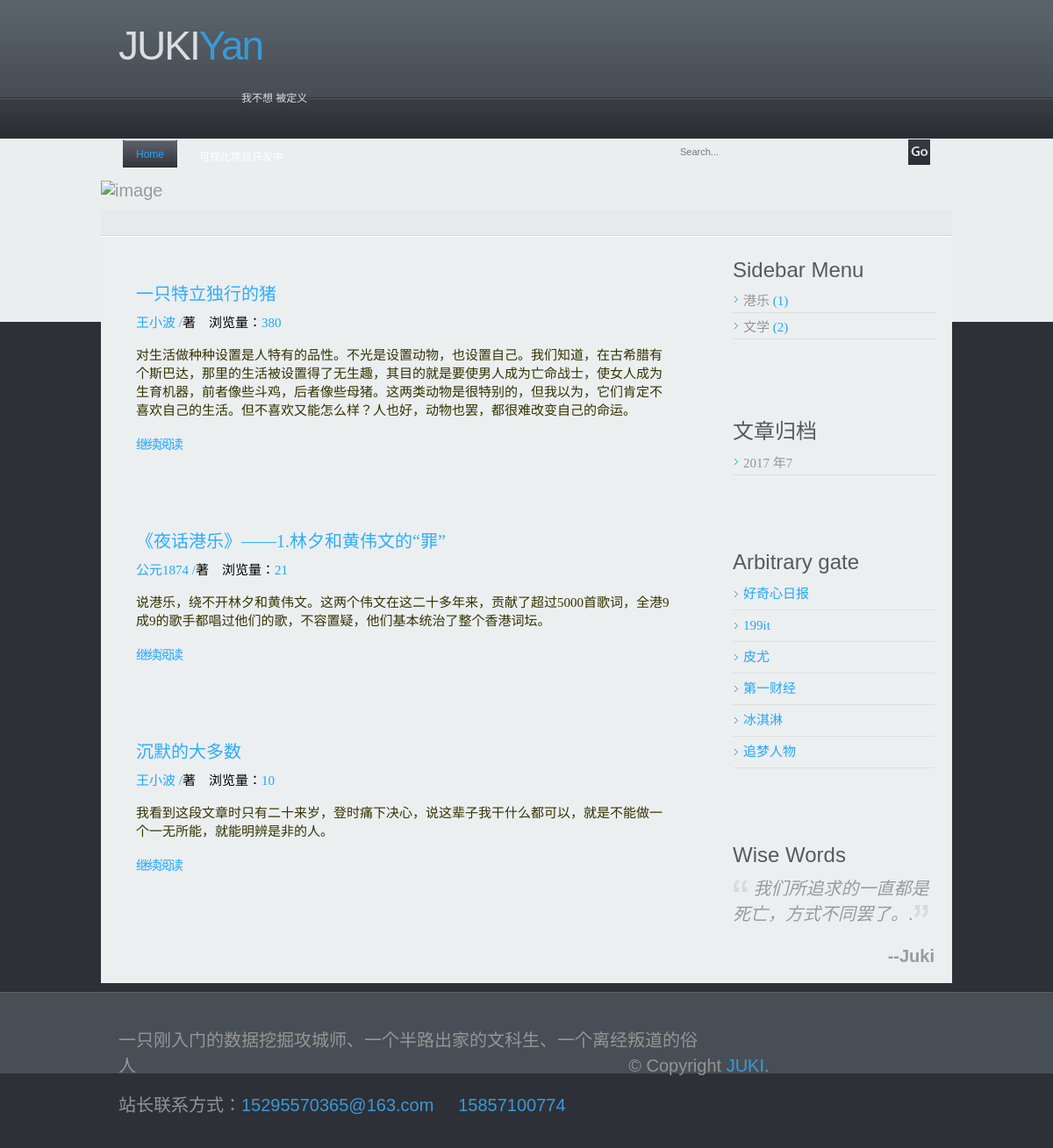
Before: / with the older database file.
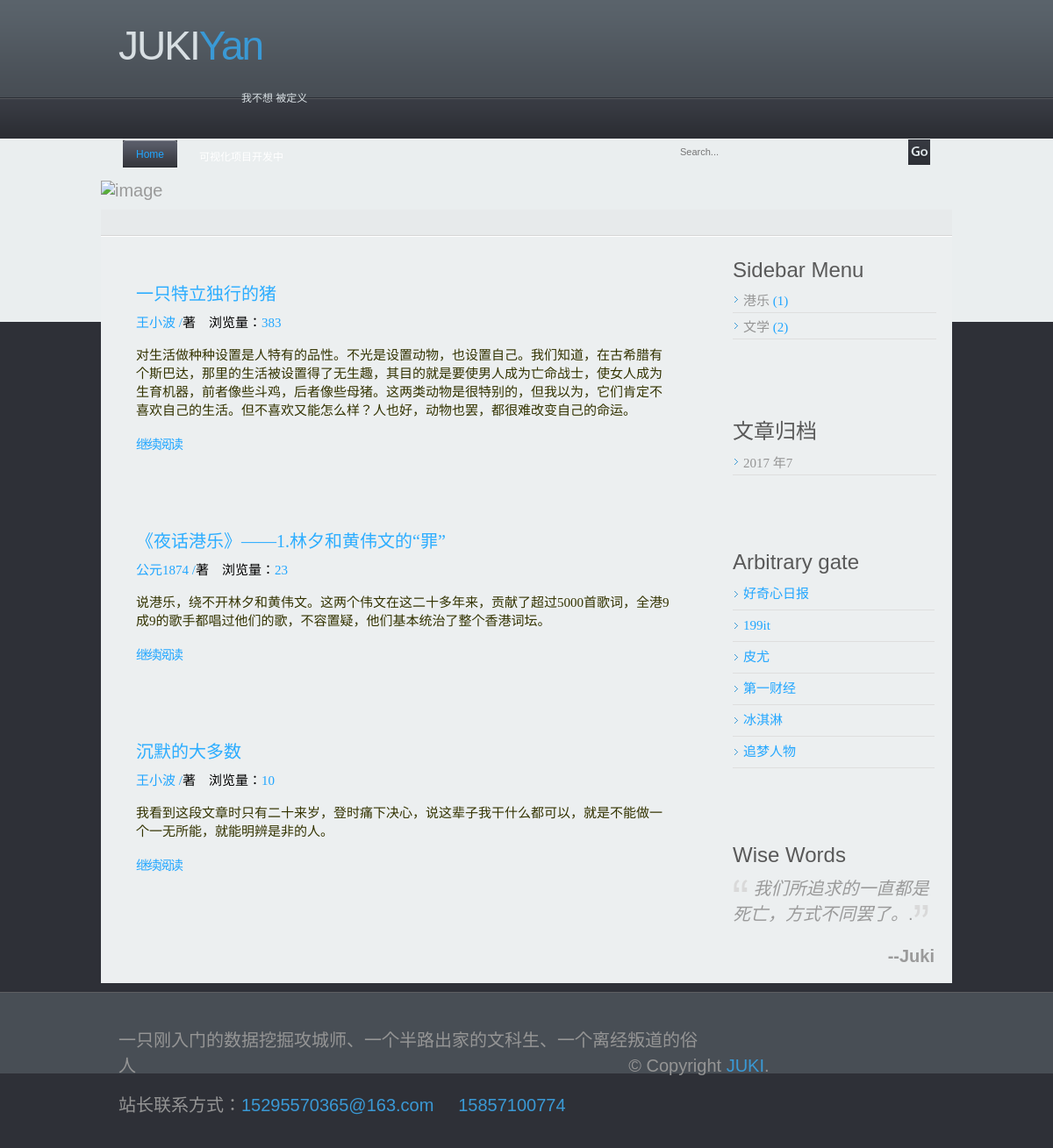
After: the same page with the newer database file.
### easyblog/models.py (models this page shows, shortened)
@python_2_unicode_compatible
class Article(models.Model):
    STATUS_CHOICES=(
        ('d','Draft'),
        ('p','Published'),
    )
    caption = models.CharField('标题',max_length=30)
    subcaption = models.CharField(max_length=50, blank=True)
    created_time = models.DateTimeField('创建时间',auto_now_add=True)
    last_modified_time = models.DateTimeField('修改时间',auto_now=True)
    excerpt=models.CharField(max_length=200,blank=True)
    status=models.CharField('文章状态',max_length=1,choices=STATUS_CHOICES)
    abstract=models.CharField('摘要',max_length=200,blank=True,null=True)
    author = models.CharField(max_length=30)
    category = models.ForeignKey('Category',verbose_name='分类',null=True)
    body = RichTextUploadingField('正文')
    views=models.PositiveIntegerField('浏览量',default=0)
    likes=models.PositiveIntegerField('点赞数',default=0)
    topped=models.BooleanField('置顶',default=False)
    tags=models.ManyToManyField(Tag,blank=True)
    class Meta:
        ordering=['-created_time']

@python_2_unicode_compatible
class Category(models.Model):
    name = models.CharField('类名', max_length=20)

### easyblog/views.py (the view)
# urls.py: url(r'^$', views.index, name='index'),
def index(request):
    article_list=Article.objects.all()
    return render(request,'index.html',context={'article_list':article_list})

### easyblog/templatetags/blog_tags.py (called while the page is built)
@register.simple_tag
def archives():
    return Article.objects.dates('created_time','month',order='DESC')

@register.simple_tag
def get_categories():
    return Category.objects.annotate(num_posts=Count('article')).filter(num_posts__gt=0)

### templates/index.html (shortened to what this page needs)
{% extends 'base.html' %}
{% block main %}
    {% for article in article_list %}
       <article class="article article-{{article.pk}}">
          <div><a href="{% url 'detail' article.pk %}" style="font-size:20px;font-family:微软雅黑">{{ article.caption }}</a></div>
              <p style="font-size:15px;color:#21a6ff;font-family:微软雅黑">{{ article.author }} /<span style="font-size:15px;color:black">著&nbsp;&nbsp;&nbsp;&nbsp;浏览量：</span>{{ article.views }}</p>
              <p style="font-size:15px;color:#333300;font-family:微软雅黑">{{ article.abstract|safe }}</p>
              <h1 style="font-size:15px;color:black"><a href="{% url 'detail' article.pk %}"style="font-size:15px;color:#21a6ff;font-family:黑体">继续阅读</a></h1>
       </article>
    {% endfor %}
{% endblock main %}

### templates/base.html (shortened to what this page needs)
<!DOCTYPE html PUBLIC "-//W3C//DTD XHTML 1.0 Transitional//EN" "http://www.w3.org/TR/xhtml1/DTD/xhtml1-transitional.dtd">
<html xmlns="http://www.w3.org/1999/xhtml">
<head>
<link href="/static/css/style.css" rel="stylesheet" type="text/css" />
</head>
<body>
<div class="main">
  <div class="header">
    <div class="header_resize">
      <div class="logo">
        <h1><a href="/index/">JUKI<span>Yan</span></a><small>我不想 被定义 </small></h1>
      </div>
      <div class="menu_nav">
       <ul>
        <li class="active"><a href="/index/"><span>Home</span></a></li>
          <li><a href="/contact/"><span>可视化项目开发中</span></a></li>
      </ul>
        <div class="search">
        <form id="form" name="form" method="post" action="">
          <span>
          <input name="q" type="text" class="keywords" id="textfield" maxlength="50" value="Search..." />
           </span>
          <input name="b" type="image" src="/static/images/search.gif" class="button" />
        </form>
      </div>
      </div>
      <div class="header_img">
      <img src="/static/images/1.jpg" alt="image" width="970" height="202" /></div>
 </div>
  </div>
  <div class="content">
    <div class="content_resize">
      <div class="mainbar">
        <div class="article">
            <main>
                {% block main %}
                {% endblock main %}
            </main>
        </div>
      </div>
      <div class="sidebar">
        <div class="gadget">
          <h2>Sidebar Menu</h2>
          {% load blog_tags %}
          {% get_categories as category_list %}
          <ul class="sb_menu">
            {% for category in category_list %}
                <li style="font-size:15px;font-family:黑体;color:black">
                  <a href="{% url 'category' category.pk %}">{{ category.name }} <span
                          class="post-count"style="font-size:15px ;font-family:黑体;color:#21a6ff">({{ category.num_posts }})</span></a>
                </li>
            {% empty %}
            暂无分类！
            {% endfor %}
          </ul>
        </div>
        <div class="gadget">
          <h2>文章归档</h2>
          {% archives as date_list %}
          <ul class="sb_menu">
            {% for date in date_list %}
                <li style="font-size:15px;font-family:黑体;color:black">
                  <a href="#">{{ date.year }} 年{{ date.month }}</a>
                </li>
            {% empty %}
            暂无归档！
            {% endfor %}
          </ul>
        </div>
        <div class="gadget">
          <h2><span>Arbitrary gate</span></h2>
          <ul class="ex_menu">
            <li><a href="http://www.qdaily.com/" title="好奇心日报" style="color:#21a6ff;font-family:Microsoft YaHei;font-size:15px">好奇心日报</a><br /></li>
            <li><a href="http://www.199it.com/" title="199it" style="color:#21a6ff;font-family:Microsoft YaHei;font-size:15px">199it</a><br /></li>
            <li><a href="http://www.pewresearch.org/" title="皮尤" style="color:#21a6ff;font-family:Microsoft YaHei;font-size:15px">皮尤</a><br /></li>
            <li><a href="http://cbndata.com/" title="第一财经" style="color:#21a6ff;font-family:Microsoft YaHei;font-size:15px;font-size:15px">第一财经</a><br /></li>
            <li><a href="http://www.fisherv.com/" title="冰淇淋" style="color:#21a6ff;font-family:Microsoft YaHei;font-size:15px">冰淇淋</a><br /></li>
            <li><a href="http://zmrenwu.com/" title="追梦人物" style="color:#21a6ff;font-family:Microsoft YaHei;font-size:15px">追梦人物</a><br /></li>
          </ul>
        </div>
        <div class="gadget">
          <h2>Wise Words</h2>
          <p>   <img src="/static/images/teast_img_1.gif" alt="image" width="18" height="20" /> <em>我们所追求的一直都是死亡，方式不同罢了。</em>.<img src="/static/images/teast_img_2.gif" alt="image" width="18" height="20" /></p>
          <p style="float:right;"><strong>--Juki</strong></p>
          </div>
      </div>
    </div>
  </div>
  <div class="fbg">
    <div class="fbg_resize">
       <div >
          <p>一只刚入门的数据挖掘攻城师、一个半路出家的文科生、一个离经叛道的俗人&nbsp;&nbsp;&nbsp;&nbsp;&nbsp;&nbsp;&nbsp;&nbsp;&nbsp;&nbsp;&nbsp;&nbsp;&nbsp;&nbsp;&nbsp;&nbsp;&nbsp;&nbsp;&nbsp;&nbsp;&nbsp;&nbsp;&nbsp;&nbsp;&nbsp;&nbsp;&nbsp;&nbsp;&nbsp;&nbsp;&nbsp;&nbsp;&nbsp;&nbsp;&nbsp;&nbsp;&nbsp;&nbsp;&nbsp;&nbsp;&nbsp;&nbsp;&nbsp;&nbsp;&nbsp;&nbsp;&nbsp;&nbsp;&nbsp;&nbsp;&nbsp;&nbsp;&nbsp;&nbsp;&nbsp;&nbsp;&nbsp;&nbsp;&nbsp;&nbsp;&nbsp;&nbsp;&nbsp;&nbsp;&nbsp;&nbsp;&nbsp;&nbsp;&nbsp;&nbsp;&nbsp;&nbsp;&nbsp;&nbsp;&nbsp;&nbsp;&nbsp;&nbsp;&nbsp;&nbsp;&nbsp;&nbsp;&nbsp;&nbsp;&nbsp;&nbsp;&nbsp;&nbsp;&nbsp;&nbsp;&nbsp;&nbsp;&nbsp;&nbsp;&nbsp;&nbsp;&nbsp;&nbsp;&nbsp;&nbsp;&nbsp;© Copyright <a href="#">JUKI</a>.</p>
          <p>站长联系方式：<a href="#">15295570365@163.com</a>&nbsp;&nbsp;&nbsp;&nbsp;&nbsp;<a href="#">15857100774</a></p>
       </div>
    </div>
  </div>
</div>
</body>
</html>

### static/css/style.css (style rules this page uses)
body { margin:0; padding:0; width:100%; color:#9a9a9a; font:normal 20px Arial, Helvetica, sans-serif; }
html, .main { padding:0; margin:0; background:#2e3037 url(images/main_bg.gif) top repeat-x; }
.logo { padding:20px 0 20px 20px; margin:0 auto; width:950px; }
h1 { margin:0; padding:5px 0; width:270px; color:#d8dfe3; font:normal 46px/1.2em Arial, Helvetica, sans-serif; letter-spacing:-2px; }
h1 a, h1 a:hover { color:#d8dfe3; text-decoration:none; }
h1 span { color:#3a99d5;display:inline-block }
h1 small { text-align:left; float:right; width:130px; color:#d8dfe3; display:block; padding:25px 0 15px 0; font:normal 12px/1.2em Arial, Helvetica, sans-serif; letter-spacing:normal; }
h2 { font:normal 24px Arial, Helvetica, sans-serif; padding:0; margin:5px 0; color:#595959; }
p { margin:8px 0; padding:0 0 8px 0; font:normal 20px Arial, Helvetica, sans-serif; }
a { color:#2cadff; text-decoration:none; }
.header, .content, .menu_nav, .fbg, .footer, form, ol, ol li, ul, .content .mainbar, .content .sidebar { margin:0; padding:0; }
.header_resize { margin:0 auto; padding:0; width:970px; }
.header_img { width:970px; padding:10px 0 0 0; }
.menu_nav { margin:14px auto 0 auto; padding:10px 20px 0 20px; float:left; width:930px; }
.menu_nav ul { list-style:none; padding:0; margin:0; }
.menu_nav li { float:left; padding:0 5px; }
.menu_nav li a { font:normal 12px Arial, Helvetica, sans-serif; color:#fff; display:block; float:left; padding:10px 0; }
.menu_nav li a span { background:none; padding:10px 15px; }
.menu_nav li.active a { text-decoration:none; color:#21a6ff; background:url(images/r_menu.gif) no-repeat right; }
.menu_nav li.active a span { text-decoration:none; color:#21a6ff; background:url(images/l_menu.gif) no-repeat left; }
.search { float:right; margin:0; padding:0; width:300px; }
.search form { padding:0; margin:0; }
.search span { display:block; float:left; background:#eaeeef; width:250px; padding:0 10px; height:29px; margin:0; }
.search form .keywords { width:250px; line-height:13px; height:13px; float:left; background:none; border:0; padding:8px 0px; margin:0; font:normal 11px Arial, Helvetica, sans-serif; color:#767676; }
.search form .button { float:left; margin:0; padding:0; border:0; position:relative; }
.content { padding:10px 0 0 0; }
.content_resize { margin:0 auto; padding:20px 0 0 0; width:970px; background:#eceff0 url(images/countent_vf.gif) top repeat-x; }
.content .mainbar { margin:0; float:left; }
.content .mainbar .article { margin:0 0 20px 0; padding:30px 20px; width:610px; }
.content .sidebar { margin:0; padding:0; float:right; }
.content .sidebar .gadget { margin:0 0 20px 0; padding:30px 20px; width:230px; }
ul.sb_menu, ul.ex_menu { margin:0; padding:0; list-style:none; color:#959595; }
ul.sb_menu li, ul.ex_menu li { margin:0; border-bottom:1px solid #dedede; background:url(images/li_a.gif) left no-repeat; }
ul.sb_menu li { padding:4px 0 4px 12px; width:220px; }
ul.ex_menu li { padding:4px 0 8px 12px; }
ul.sb_menu li a, ul.ex_menu li a { color:#959595; text-decoration:none; margin-left:-12px; padding-left:12px; }
.fbg { padding:10px 0 0 0; border-top:1px solid #5e5f62; background:#484e55 url(images/fbg_bg.gif) bottom repeat-x; margin:10px 0 0 0; }
.fbg_resize { margin:0 auto; padding:20px 20px; width:930px; }
.fbg p { color:#959595; }
.fbg a { color:#3a99d5; text-decoration:none; }

Changed rows visible on the page:
changed Article "一只特立独行的猪": views "380" → "383"
changed Article "《夜话港乐》——1.林夕和黄伟文的“罪”": views "21" → "23"
